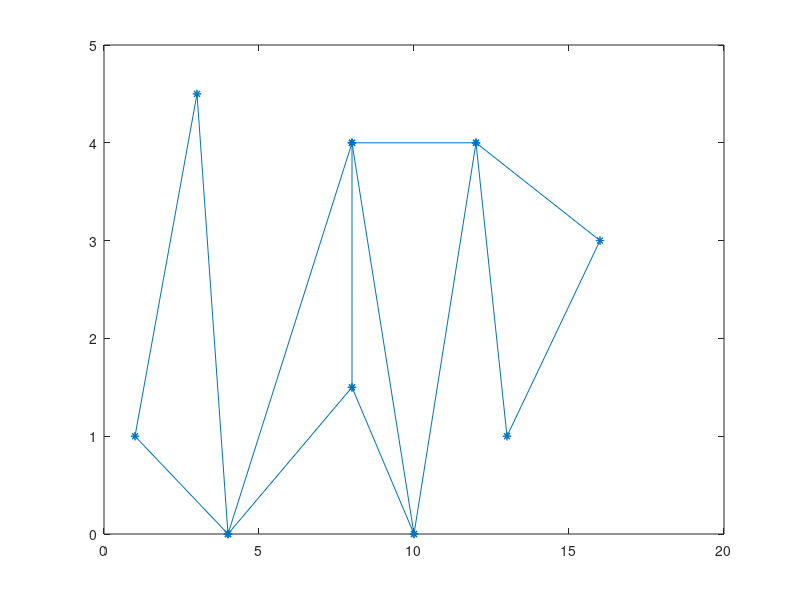

Source code (MATLAB):
%DPM on Sample Graph
%Single Source tree.
clear
close all
coords = [1,1; 3,4.5; 4,0; 8,4; 8,1.5; 10,0; 12,4; 13,1; 16,3];
V = 9; %number of vertices
E = [1,2; 1,3; 2,3; 3,4; 3,5; 4,5; 4,6; 4,7; 5,6; 6,7; 7,8; 7,9; 8,9];  
adj = zeros(V);
d = zeros(V,1);
par_point = zeros(V,1);
%build adjacency matrix
for i=1:V
    for j=1:length(E)
       if E(j,1) == i
          adj(i, E(j,2)) = abs(10*randn(1)); 
       end
    end
end

gplot(adj, coords, '*-')


for i = 2:V
    parents = find(adj(:,i) ~=0);
    w = adj(parents, i);
    [d(i), k] = min( w + d(parents));
    par_point(i) = parents(k);
end
t = V;
path = [];
while (t>0)
    path(end+1) = par_point(t);
    t = path(end);
end
path
